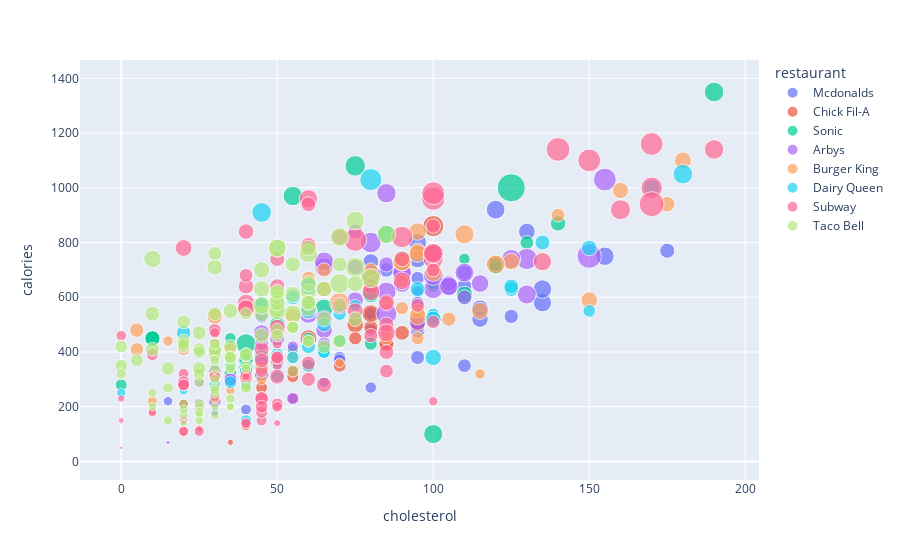

The code cell stored with this chart in its notebook:
### Markdown cell above
### Removing Outliers From Previous Scatter Diagram:

### Code cell
fig = px.scatter(df_food1[(df_food1['cholesterol'] < 200) & (df_food1['calories'] < 1400)], 'cholesterol', 'calories',  color='restaurant', size='sodium', hover_data='item')
fig.show()

### Figure 1 — Plotly figure (JSON) as saved in the notebook; plotly's stock layout.template omitted (floating-point values rounded to 4 significant figures)
{"data": [{"customdata": [["Artisan Grilled Chicken Sandwich"], ["Single Bacon Smokehouse Burger"], ["Grilled Bacon Smokehouse Chicken Sandwich"], ["Crispy Bacon Smokehouse Chicken Sandwich"], ["Big Mac"], ["Cheeseburger"], ["Classic Chicken Sandwich"], ["Double Cheeseburger"], ["Double Quarter Pounder® with Cheese"], ["Filet-O-Fish®"], ["Garlic White Cheddar Burger"], ["Grilled Garlic White Cheddar Chicken Sandwich"], ["Crispy Garlic White Cheddar Chicken Sandwich"], ["Hamburger"], ["Lobster Roll"], ["Maple Bacon Dijon 1/4 lb Burger"], ["Grilled Maple Bacon Dijon Chicken Sandwich"], ["Crispy Maple Bacon Dijon Chicken Sandwich"], ["McChicken"], ["McDouble"], ["McRib"], ["Pico Guacamole 1/4 lb Burger"], ["Grilled Pico Guacamole Chicken Sandwich"], ["Crispy Pico Guacamole Chicken Sandwich"], ["Premium Buttermilk Crispy Chicken Deluxe Sandwich"], ["Premium Crispy Chicken Deluxe Sandwich"], ["Quarter Pounder® with Cheese"], ["Signature Sriracha Burger"], ["Grilled Signature Sriracha Chicken Sandwich"], ["Crispy Signature Sriracha Chicken Sandwich"], ["Sweet BBQ Bacon 1/4 lb Burger"], ["Grilled Sweet BBQ Bacon Chicken Sandwich"], ["Crispy Sweet BBQ Bacon Chicken Sandwich"], ["3 piece Buttermilk Crispy Chicken Tenders"], ["4 piece Buttermilk Crispy Chicken Tenders"], ["4 Piece Chicken McNuggets"], ["4 piece Sweet N' Spicy Honey BBQ Glazed Tenders"], ["Premium Asian Salad w/o Chicken"], ["Premium Asian Salad w/ Grilled Chicken"], ["Premium Asian Salad w/ Crispy Chicken"], ["Premium Bacon Ranch Salad w/o Chicken"], ["Premium Bacon Ranch Salad w/ Grilled Chicken"], ["Premium Bacon Ranch Salad w/ Crispy Chicken"], ["Premium Southwest Salad w/o Chicken"], ["Premium Southwest Salad w/ Grilled Chicken"], ["Premium Southwest Salad w/ Crispy Chicken"]], "hovertemplate": "restaurant=Mcdonalds<br>cholesterol=%{x}<br>calories=%{y}<br>sodium=%{marker.size}<br>item=%{customdata[0]}<extra></extra>", "legendgroup": "Mcdonalds", "marker": {"color": "#636efa", "size": [1110, 1580, 1940, 1980, 950, 680, 1040, 1040, 1290, 640, 790, 1150, 1190, 480, 630, 1260, 1890, 1780, 600, 840, 870, 920, 1540, 1430, 1050, 1000, 1090, 1010, 1550, 1430, 1310, 1930, 1820, 910, 1290, 340, 1780, 20, 740, 1120, 660, 1230, 1120, 500, 1070, 960], "sizemode": "area", "sizeref": 11.3, "symbol": "circle"}, "mode": "markers", "name": "Mcdonalds", "orientation": "v", "showlegend": true, "type": "scatter", "x": [95, 130, 155, 120, 80, 40, 65, 85, 175, 40, 95, 125, 85, 30, 65, 110, 135, 95, 40, 70, 80, 95, 115, 80, 60, 45, 100, 95, 115, 80, 110, 135, 95, 70, 95, 30, 105, 0, 80, 95, 40, 45, 95, 15, 110, 75], "xaxis": "x", "y": [380, 840, 750, 920, 540, 300, 510, 430, 770, 380, 620, 530, 700, 250, 290, 640, 580, 740, 350, 380, 480, 580, 520, 680, 570, 530, 530, 670, 560, 730, 690, 630, 800, 370, 480, 180, 640, 140, 270, 490, 190, 320, 490, 220, 350, 520], "yaxis": "y"}, {"customdata": [["Chargrilled Chicken Club Sandwich"], ["Chargrilled Chicken Sandwich"], ["Chick-n-Slider"], ["1 Piece Chick-n-Strips"], ["2 Piece Chick-n-Strips"], ["3 Piece Chick-n-Strips"], ["4 piece Chick-n-Strips"], ["Chicken Deluxe"], ["4 piece Chicken Nuggets"], ["Chicken Salad Sandwich"], ["Chicken Sandwich"], ["4 Piece Grilled Chicken Nuggets"], ["Spicy Grilled Chicken Sub Sandwich"], ["Regular Grilled Chicken Sub Sandwich"], ["Smokehouse BBQ Bacon Sandwich"], ["Spicy Chicken Sandwich"], ["Spicy Deluxe"], ["Chargrilled Chicken Cool Wrap"], ["Chicken Enchiladas Meal Kit"], ["Chicken Parmesan Meal Kit"]], "hovertemplate": "restaurant=Chick Fil-A<br>cholesterol=%{x}<br>calories=%{y}<br>sodium=%{marker.size}<br>item=%{customdata[0]}<extra></extra>", "legendgroup": "Chick Fil-A", "marker": {"color": "#EF553B", "size": [1120, 820, 800, 320, 630, 940, 1250, 1590, 490, 1130, 1350, 220, 1310, 1000, 1200, 1620, 1760, 960, 2520, 1780], "sizemode": "area", "sizeref": 11.3, "symbol": "circle"}, "mode": "markers", "name": "Chick Fil-A", "orientation": "v", "showlegend": true, "type": "scatter", "x": [85, 55, 45, 25, 55, 70, 90, 75, 40, 80, 60, 35, 85, 75, 95, 60, 80, 60, 100, 120], "xaxis": "x", "y": [430, 310, 270, 120, 230, 350, 470, 500, 130, 490, 440, 70, 430, 450, 500, 450, 540, 350, 860, 720], "yaxis": "y"}, {"customdata": [["Hatch Green Chile Cheeseburger"], ["Jalapeno Burger"], ["Jr. Burger"], ["Jr. Chili Cheeseburger"], ["Jr. Deluxe Burger"], ["Jr. Deluxe Cheeseburger"], ["Jr. Double Cheeseburger"], ["Sonic Bacon Cheeseburger (w/mayo)"], ["Sonic Burger W/ Mustard"], ["Sonic Burger W/ Ketchup"], ["Sonic Burger W/ Mayonnaise"], ["Sonic Cheeseburger W/ Mustard"], ["Sonic Cheeseburger W/ Ketchup"], ["Sonic Cheeseburger W/ Mayonnaise"], ["Veggie Burger W/ Ketchup"], ["Veggie Burger With Mustard"], ["Veggie Burger W/ Mustard"], ["Grilled Asiago Caesar Chicken Club Sandwich"], ["Crispy Asiago Caesar Chicken Club Sandwich"], ["Grilled Chicken Sandwich"], ["Crispy Chicken Sandwich"], ["Chicken Strip Sandwich"], ["3 Piece Crispy Chicken Tender Dinner"], ["Deluxe Ultimate Chicken Sandwich"], ["Buffalo Dunked Ultimate Chicken Sandwich"], ["Garlic Parmesan Dunked Ultimate Chicken Sandwich"], ["Small Jumbo Popcorn Chicken"], ["Large Jumbo Popcorn Chicken"], ["Small Spicy Jumbo Popcorn Chicken"], ["Large Spicy Jumbo Popcorn Chicken"], ["3 Piece Super Crunch Chicken Strip Dinner"], ["4 Piece Super Crunch Chicken Strip Dinner"], ["3 Piece Super Crunch Chicken Strips"], ["4 Piece Super Crunch Chicken Strips"], ["Traditional Ultimate Chicken Sandwich"], ["Ultimate Chicken Club"], ["All Beef All-american Style Dog – 6\""], ["All Beef Chicago Dog – 6\""], ["All Beef Chili Cheese Coney – 6\""], ["All Beef New York Dog – 6\""], ["All Beef Regular Hot Dog – 6\""], ["Cheesy Bacon Pretzel Dog - 6 In."], ["Corn Dog"], ["Footlong Quarter Pound Coney"], ["The Original Pretzel Dog"]], "hovertemplate": "restaurant=Sonic<br>cholesterol=%{x}<br>calories=%{y}<br>sodium=%{marker.size}<br>item=%{customdata[0]}<extra></extra>", "legendgroup": "Sonic", "marker": {"color": "#00cc96", "size": [1120, 930, 640, 730, 470, 800, 1350, 1350, 790, 860, 760, 1120, 1190, 1090, 1410, 1350, 1300, 1570, 1120, 940, 1060, 740, 800, 1550, 4520, 2180, 1250, 1890, 860, 1500, 2160, 2390, 670, 900, 1540, 2070, 1180, 2310, 1140, 1250, 870, 1410, 530, 1940, 910], "sizemode": "area", "sizeref": 11.3, "symbol": "circle"}, "mode": "markers", "name": "Sonic", "orientation": "v", "showlegend": true, "type": "scatter", "x": [120, 100, 35, 55, 40, 60, 110, 140, 100, 100, 110, 120, 120, 130, 10, 10, 10, 110, 80, 80, 45, 35, 0, 90, 125, 190, 45, 65, 45, 80, 55, 75, 55, 70, 90, 100, 40, 40, 65, 40, 40, 50, 20, 85, 35], "xaxis": "x", "y": [710, 640, 340, 410, 380, 450, 600, 870, 640, 650, 740, 710, 720, 800, 450, 450, 450, 610, 680, 430, 570, 450, 280, 740, 1000, 1350, 380, 560, 350, 610, 970, 1080, 330, 440, 730, 100, 370, 430, 410, 340, 320, 500, 210, 830, 320], "yaxis": "y"}, {"customdata": [["Arby's Melt"], ["Arby-Q Sandwich"], ["Beef 'n Cheddar Classic"], ["Beef 'n Cheddar Mid"], ["Bourbon BBQ Brisket Sandwich"], ["Bourbon BBQ Chicken Sandwich"], ["Bourbon BBQ Steak Sandwich"], ["Buttermilk Buffalo Chicken Sandwich"], ["Buttermilk Chicken Bacon & Swiss"], ["Buttermilk Chicken Cordon Bleu Sandwich"], ["Buttermilk Crispy Chicken Sandwich"], ["Classic French Dip & Swiss/Au Jus"], ["Classic Roast Beef"], ["Double Roast Beef"], ["Fire-Roasted Philly Steak"], ["Grand Turkey Club"], ["Greek Gyro"], ["Half Pound Beef 'n Cheddar Sandwich"], ["Half Pound French Dip & Swiss"], ["Half Pound Roast Beef Sandwich"], ["Ham & Swiss Melt"], ["Loaded Italian Sandwich"], ["Pecan Chicken salad Flatbread"], ["Pecan Chicken Salad Sandwich"], ["2 piece Prime-Cut Chicken Tenders"], ["3 piece Prime-Cut Chicken Tenders"], ["Reuben Sandwich"], ["Roast Beef Gyro"], ["Roast Turkey & Swiss Sandwich"], ["Roast Turkey & Swiss Wrap"], ["Roast Turkey, Ranch & Bacon Sandwich"], ["Roast Turkey, Ranch & Bacon Wrap"], ["Smoke Mountain w/ Beef Short Rib"], ["Smokehouse Beef Short Rib Sandwich"], ["Smokehouse Brisket"], ["Super Roast Beef"], ["Three Cheese Steak Sandwich"], ["Triple Decker Sandwich"], ["Turkey Avocado Club"], ["Turkey Gyro"], ["Ultimate BLT"], ["Buffalo Chicken Slider"], ["Chicken Tender 'n Cheese Slider"], ["Corned Beef 'n Cheese Slider"], ["Ham 'n Cheese Slider"], ["Jalapeno Roast Beef 'n Cheese Slider"], ["Pizza Slider"], ["Roast Beef 'n Cheese Slider"], ["Turkey 'n Cheese Slider"], ["Chopped Side Salad"], ["Crispy Chicken Farmhouse Salad"], ["Greek Gyro Salad"], ["Roast Turkey Farmhouse Salad"], ["Super Greek Salad"]], "hovertemplate": "restaurant=Arbys<br>cholesterol=%{x}<br>calories=%{y}<br>sodium=%{marker.size}<br>item=%{customdata[0]}<extra></extra>", "legendgroup": "Arbys", "marker": {"color": "#ab63fa", "size": [920, 1230, 1280, 2100, 1460, 1990, 1990, 2110, 1750, 2000, 1480, 2500, 970, 1610, 1950, 1610, 1360, 2530, 3350, 2040, 1030, 2270, 980, 1210, 640, 950, 2420, 1290, 1930, 1640, 2420, 2130, 2050, 1510, 1240, 1060, 1760, 2940, 2140, 1520, 2130, 860, 720, 890, 780, 670, 930, 670, 760, 100, 1000, 700, 870, 1310], "sizemode": "area", "sizeref": 11.3, "symbol": "circle"}, "mode": "markers", "name": "Arbys", "orientation": "v", "showlegend": true, "type": "scatter", "x": [30, 30, 50, 100, 105, 90, 90, 60, 90, 110, 60, 85, 50, 95, 105, 65, 75, 130, 150, 130, 35, 100, 65, 75, 30, 45, 80, 60, 65, 65, 80, 85, 125, 75, 110, 45, 115, 155, 65, 45, 85, 20, 25, 30, 25, 30, 35, 30, 25, 15, 65, 55, 55, 85], "xaxis": "x", "y": [330, 400, 450, 630, 650, 690, 690, 540, 650, 690, 550, 540, 360, 510, 640, 480, 710, 740, 750, 610, 300, 680, 710, 840, 240, 360, 680, 550, 710, 520, 800, 620, 740, 590, 600, 430, 650, 1030, 730, 470, 980, 290, 290, 220, 210, 240, 300, 240, 200, 70, 430, 420, 230, 720], "yaxis": "y"}, {"customdata": [["Bacon Cheeseburger"], ["Bacon Cheeseburger Deluxe"], ["Bacon King Jr"], ["Cheeseburger"], ["Double Bacon Cheeseburger"], ["Double Cheeseburger"], ["Double Hamburger"], ["Extra Long Cheeseburger"], ["Hamburger"], ["Homestyle Cheeseburger"], ["Mushroom & Swiss King"], ["Rodeo Burger"], ["Sourdough King Single"], ["Steakhouse King"], ["Bacon & Cheese Whopper"], ["DOUBLE WHOPPER w/o Cheese"], ["DOUBLE WHOPPER w/ Cheese"], ["WHOPPER w/o Cheese"], ["WHOPPER w/ Cheese"], ["WHOPPER JR. w/o Cheese"], ["WHOPPER JR. w/ Cheese"], ["Bacon Cheddar Ranch Chicken Salad w/ grilled Chicken & Dressing"], ["Bacon Cheddar Ranch Chicken Salad w/ crispy Chicken & Dressing"], ["Chicken BLT Salad w/ Grilled Chicken"], ["Chicken BLT Salad w/ Crispy Chicken"], ["Chicken Caesar Salad w/ Grilled Chicken"], ["Chicken Caesar Salad w/ Crispy Chicken"], ["Chicken, Apple & Cranberry Salad w/ Grilled Chicken"], ["Chicken, Apple & Cranberry Salad w/ Crispy Chicken"], ["Garden Grilled Chicken Salad w/ Grilled Chicken, no dressing"], ["Garden Grilled Chicken Salad w/ Crispy Chicken, no dressing"], ["Side Caesar Salad with dressing"], ["Side Garden Salad and Avocado Ranch Dressing"], ["Bacon Cheddar Ranch Crispy Chicken Sandwich"], ["BBQ Bacon Crispy Chicken Sandwich"], ["Big Fish Sandwich"], ["BK VEGGIE Burger"], ["Chicken Burger"], ["Chicken Cordon Bleu Sandwich"], ["Chicken Fries"], ["4 Piece Chicken Nuggets"], ["Chicken Nuggets (10pc)"], ["Chicken Parmesan Sandwich"], ["Crispy Buffalo Chicken Melt"], ["Crispy Chicken Jr."], ["Crispy Chicken Sandwich"], ["Grilled Chicken Sandwich"], ["Grilled Chili Cheese Dog"], ["Grilled Hot Dog"], ["Jalapeno Chicken Fries"], ["Original Chicken Sandwich"], ["Pretzel Chicken Fries"], ["Rodeo Crispy Chicken Sandwich"], ["Sourdough Chicken Club"], ["4 Piece Spicy Chicken Nuggets"], ["Spicy Chicken Nuggets"], ["Spicy Crispy Chicken Jr."], ["Spicy Crispy Chicken Sandwich"], ["Spicy Crispy Jalapeno Chicken Sandwich"]], "hovertemplate": "restaurant=Burger King<br>cholesterol=%{x}<br>calories=%{y}<br>sodium=%{marker.size}<br>item=%{customdata[0]}<extra></extra>", "legendgroup": "Burger King", "marker": {"color": "#FFA15A", "size": [830, 720, 1930, 710, 1180, 960, 520, 1030, 490, 1140, 1380, 450, 1570, 1620, 1360, 1050, 1480, 980, 1410, 510, 730, 1540, 1960, 1640, 1750, 1640, 1760, 980, 1090, 650, 1070, 540, 520, 2100, 630, 1360, 1030, 1160, 1930, 780, 310, 890, 1340, 2310, 760, 1070, 850, 980, 960, 950, 1390, 1200, 870, 1760, 570, 1420, 850, 1140, 1720], "sizemode": "area", "sizeref": 11.3, "symbol": "circle"}, "mode": "markers", "name": "Burger King", "orientation": "v", "showlegend": true, "type": "scatter", "x": [55, 40, 90, 45, 105, 95, 70, 85, 35, 95, 175, 25, 125, 180, 95, 140, 160, 90, 100, 40, 55, 150, 120, 115, 100, 95, 80, 90, 80, 115, 85, 10, 30, 110, 15, 30, 5, 5, 90, 40, 25, 50, 70, 70, 30, 60, 85, 40, 30, 40, 65, 45, 20, 95, 20, 55, 35, 65, 95], "xaxis": "x", "y": [330, 290, 730, 300, 520, 450, 360, 580, 260, 550, 940, 310, 730, 1100, 770, 900, 990, 660, 760, 340, 380, 590, 720, 550, 690, 530, 670, 560, 700, 320, 450, 220, 230, 830, 440, 530, 410, 480, 730, 290, 190, 470, 570, 580, 430, 670, 470, 330, 310, 300, 630, 340, 410, 840, 210, 530, 410, 700, 760], "yaxis": "y"}, {"customdata": [["1/2 lb. FlameThrower® GrillBurger"], ["1/2 lb. GrillBurger with Cheese"], ["1/4 lb. Bacon Cheese GrillBurger"], ["1/4 lb. GrillBurger with Cheese"], ["1/4 lb. Mushroom Swiss GrillBurger"], ["Original Cheeseburger"], ["Original Double Cheeseburger"], ["4 Piece Chicken Strip Basket w/ Country Gravy"], ["Bacon Cheese Dog"], ["Cheese Dog"], ["Chili Cheese Dog"], ["Chili Dog"], ["Hot Dog"], ["Relish Dog"], ["Barbecue Pork Sandwich"], ["Breaded Mushrooms"], ["Regular Cheese Curds"], ["Large Cheese Curds"], ["Chili Cheese Mega Dog"], ["Corn Dog"], ["Crispy Fish Sandwich"], ["Deluxe Cheeseburger"], ["Deluxe Double Cheeseburger"], ["Deluxe Double Hamburger"], ["Deluxe Hamburger"], ["DQ Ultimate® Burger"], ["Pork Tenderloin Sandwich"], ["Steak Finger Basket"], ["3 chicken strips Chicken Strips"], ["Chicken Bacon Ranch Sandwich"], ["Chicken Mozzarella Sandwich"], ["Crispy Chicken BLT Salad"], ["Crispy Chicken Garden Greens Salad"], ["Crispy Chicken Sandwich"], ["Crispy Chicken Wrap"], ["Grilled Chicken BLT Salad"], ["Grilled Chicken Garden Greens Salad"], ["Grilled Chicken Sandwich"], ["Grilled Chicken Wrap"], ["Side Salad"], ["Turkey BLT Sandwich"]], "hovertemplate": "restaurant=Dairy Queen<br>cholesterol=%{x}<br>calories=%{y}<br>sodium=%{marker.size}<br>item=%{customdata[0]}<extra></extra>", "legendgroup": "Dairy Queen", "marker": {"color": "#19d3f3", "size": [1610, 1280, 1250, 1020, 820, 930, 1240, 2780, 1140, 1000, 900, 1050, 900, 1000, 830, 500, 900, 2210, 1570, 450, 1210, 930, 1240, 750, 680, 1390, 910, 2210, 960, 1190, 1530, 1470, 670, 1250, 820, 1540, 730, 1040, 800, 15, 1420], "sizemode": "area", "sizeref": 11.3, "symbol": "circle"}, "mode": "markers", "name": "Dairy Queen", "orientation": "v", "showlegend": true, "type": "scatter", "x": [170, 135, 95, 70, 75, 65, 125, 80, 60, 50, 55, 40, 35, 35, 50, 0, 150, 180, 100, 20, 20, 65, 125, 100, 50, 150, 45, 45, 60, 65, 60, 100, 40, 55, 35, 100, 40, 50, 30, 0, 60], "xaxis": "x", "y": [1000, 800, 630, 540, 570, 400, 630, 1030, 420, 390, 380, 330, 290, 350, 310, 250, 550, 1050, 760, 260, 470, 400, 640, 540, 350, 780, 580, 910, 350, 500, 640, 520, 280, 600, 350, 380, 150, 360, 280, 20, 550], "yaxis": "y"}, {"customdata": [["6\" B.L.T."], ["Footlong B.L.T."], ["6\" BBQ Rib Sandwich"], ["Footlong BBQ Rib Sandwich"], ["6\" Big Hot Pastrami"], ["Footlong Big Hot Pastrami"], ["6\" Big Philly Cheesesteak"], ["Footlong Big Philly Cheesesteak"], ["Kids Mini Sub Black Forest Ham"], ["6\" Black Forest Ham"], ["Footlong Black Forest Ham"], ["6\" Carved Turkey"], ["Footlong Carved Turkey"], ["6\" Carved Turkey & Bacon w/ Cheese"], ["Footlong Carved Turkey & Bacon w/ Cheese"], ["6\" Chicken & Bacon Ranch Melt"], ["Footlong Chicken & Bacon Ranch Melt"], ["6\" Chicken Pizziola Melt"], ["Footlong Chicken Pizziola Melt"], ["6\" Cold Cut Combo"], ["Footlong Cold Cut Combo"], ["6\" Corned Beef Reuben"], ["Footlong Corned Beef Reuben"], ["6\" Italian B.M.T."], ["Footlong Italian B.M.T."], ["6\" Italian Hero"], ["Footlong Italian Hero"], ["6\" Meatball Marinara"], ["Footlong Meatball Marinara"], ["6\" Oven Roasted Chicken"], ["Footlong Oven Roasted Chicken"], ["Kids Mini Sub Roast Beef"], ["6\" Roast Beef"], ["Footlong Roast Beef"], ["6\" Rotisserie Style Chicken"], ["Footlong Rotisserie Style Chicken"], ["6\" Spicy Italian"], ["Footlong Spicy Italian"], ["6\" Steak and Cheese"], ["Footlong Steak and Cheese"], ["6\" Subway Club"], ["Footlong Subway Club"], ["6\" Subway Melt (includes cheese)"], ["Footlong Subway Melt (includes cheese)"], ["6\" Subway Seafood Sensation"], ["Footlong Subway Seafood Sensation"], ["6\" Sweet Onion Chicken Teriyaki"], ["Footlong Sweet Onion Chicken Teriyaki"], ["6\" Tuna"], ["Footlong Tuna"], ["6\" Turkey & Bacon Avocado"], ["Footlong Turkey & Bacon Avocado"], ["Kids Mini Sub Turkey Breast"], ["6\" Turkey Breast"], ["Footlong Turkey Breast"], ["6\" Turkey Breast & Ham"], ["Footlong Turkey Breast & Ham"], ["6\" Turkey Italiano Melt (with Provolone)"], ["Footlong Turkey Italiano Melt (with Provolone)"], ["Kids Mini Sub Veggie Delite"], ["6\" Veggie Delite"], ["Footlong Veggie Delite"], ["6\" Veggie Patty"], ["Footlong Veggie Patty"], ["Autumn Carved Turkey Salad"], ["B.L.T. Salad"], ["Big Hot Pastrami Melt Salad"], ["Big Philly Cheesesteak Salad"], ["Black Forest Ham Salad"], ["Buffalo Chicken Salad (with Ranch dressing)"], ["Carved Turkey & Bacon w/ Cheese Salad"], ["Carved Turkey Salad"], ["Chicken & Bacon Ranch Melt Salad (includes Ranch dressing)"], ["Cold Cut Combo Salad"], ["Double Chicken Salad"], ["Italian B.M.T.® Salad"], ["Italian Hero Salad"], ["Meatball Marinara Salad"], ["Oven Roasted Chicken Salad"], ["Roast Beef Salad"], ["Spicy Italian Salad"], ["Steak & Cheese Salad"], ["Subway Club Salad"], ["Subway Melt® Salad"], ["Sweet Onion Chicken Teriyaki Salad"], ["Tuna Salad"], ["Turkey Breast & Ham Salad"], ["Turkey Breast Salad"], ["Veggie Delite Salad"], ["Chipotle Southwest Steak & Cheese Wrap"], ["Rotisserie-Style Chicken Caesar Wrap"], ["Turkey, Bacon & Guacamole Wrap"], ["Cheese & Veggies Pizza"], ["Cheese Pizza"], ["Pepperoni Pizza"], ["Sausage Pizza"]], "hovertemplate": "restaurant=Subway<br>cholesterol=%{x}<br>calories=%{y}<br>sodium=%{marker.size}<br>item=%{customdata[0]}<extra></extra>", "legendgroup": "Subway", "marker": {"color": "#FF6692", "size": [680, 1360, 590, 1180, 1470, 2940, 1310, 2620, 450, 830, 1660, 890, 1780, 1600, 3200, 1080, 2160, 1140, 2280, 1140, 2280, 1770, 3540, 1300, 2600, 1470, 2940, 950, 1900, 640, 1280, 390, 700, 1400, 540, 1080, 1520, 3040, 1060, 2120, 880, 1760, 1210, 1420, 690, 1380, 900, 1800, 620, 1240, 860, 1720, 380, 810, 1620, 820, 1640, 1480, 2960, 190, 310, 620, 800, 1600, 1120, 420, 1250, 1080, 590, 1100, 1320, 680, 1040, 820, 490, 1060, 1060, 720, 280, 450, 1280, 830, 640, 910, 660, 370, 580, 570, 65, 2250, 1900, 2970, 1270, 1070, 1350, 1420], "sizemode": "area", "sizeref": 11.3, "symbol": "circle"}, "mode": "markers", "name": "Subway", "orientation": "v", "showlegend": true, "type": "scatter", "x": [20, 40, 50, 100, 85, 170, 85, 170, 10, 20, 40, 45, 90, 70, 140, 95, 190, 80, 160, 50, 100, 85, 170, 45, 90, 75, 150, 30, 60, 25, 50, 25, 40, 80, 50, 100, 50, 100, 50, 100, 40, 80, 45, 90, 20, 40, 50, 100, 30, 60, 30, 60, 10, 20, 40, 20, 40, 50, 100, 0, 0, 0, 10, 20, 60, 20, 85, 85, 20, 60, 65, 45, 100, 45, 100, 45, 45, 30, 50, 40, 50, 50, 40, 45, 50, 40, 25, 20, 0, 100, 135, 75, 50, 40, 60, 70], "xaxis": "x", "y": [320, 640, 430, 860, 580, 1160, 500, 1000, 180, 290, 580, 330, 660, 570, 1140, 570, 1140, 460, 920, 370, 740, 470, 940, 410, 820, 550, 1100, 480, 960, 320, 640, 200, 320, 640, 350, 700, 480, 960, 380, 760, 310, 620, 370, 740, 420, 840, 380, 760, 470, 940, 390, 780, 180, 280, 560, 280, 560, 490, 980, 150, 230, 460, 390, 780, 300, 150, 400, 330, 110, 360, 280, 150, 510, 180, 220, 230, 230, 310, 140, 140, 310, 210, 140, 200, 200, 310, 110, 110, 50, 760, 730, 810, 740, 680, 790, 820], "yaxis": "y"}, {"customdata": [["1/2 lb.* Cheesy Potato Burrito"], ["1/2 lb.* Combo Burrito"], ["7-Layer Burrito"], ["Bean Burrito"], ["Beefy 5-Layer Burrito"], ["Beefy Fritos® Burrito"], ["Black Bean Burrito"], ["Burrito Supreme® – Beef"], ["Burrito Supreme® - Chicken"], ["Burrito Supreme® - Steak"], ["Cantina Power Burrito - Chicken"], ["Cantina Power Burrito - Steak"], ["Cantina Power Burrito - Veggie"], ["Cheesy Bean and Rice Burrito"], ["Chili Cheese Burrito"], ["Chicken Crunchy Cheesy Core Burrito"], ["Steak Crunchy Cheesy Core Burrito"], ["Beef Crunchy Cheesy Core Burrito"], ["Loaded Taco Burrito"], ["Chicken Quesarito"], ["Steak Quesarito"], ["Beef Quesarito"], ["Shredded Chicken Burrito"], ["Smothered Burrito - Beef"], ["Smothered Burrito - Shredded Chicken"], ["Smothered Burrito - Steak"], ["Chicken Spicy Cheesy Core Burrito"], ["Steak Spicy Cheesy Core Burrito"], ["Beef Spicy Cheesy Core Burrito"], ["Triple Melt Burrito"], ["XXL Grilled Stuft Burrito - Beef"], ["XXL Grilled Stuft Burrito - Chicken"], ["XXL Grilled Stuft Burrito - Steak"], ["Chicken Soft Taco"], ["Cool Ranch® Doritos® Double Decker® Taco"], ["Cool Ranch® Doritos® Locos Taco"], ["Cool Ranch® Doritos® Locos Taco Supreme"], ["Crunchy Taco"], ["Crunchy Taco Supreme®"], ["Double Decker® Taco"], ["DOUBLE DECKER® Taco Supreme®"], ["Spicy Sweet Double Stacked Taco"], ["Cool Ranch Habanero Double Stacked Taco"], ["Nacho Crunch Double Stacked Taco"], ["Fiery Doritos® Double Decker® Taco"], ["Fiery Doritos® Locos Taco"], ["Fiery Doritos® Locos Taco Supreme"], ["Grilled Steak Soft Taco"], ["Nacho Cheese Doritos® Double Decker® Taco"], ["Nacho Cheese Doritos® Locos Tacos"], ["Nacho Cheese Doritos® Locos Tacos Supreme"], ["Soft Taco Supreme® – Beef"], ["Soft Taco-Beef"], ["Spicy Potato Soft Taco"], ["Chalupa Supreme® - Chicken"], ["Chalupa Supreme® - Steak"], ["Chalupa Supreme®–Beef"], ["Double Chalupa"], ["Wild Naked Chicken Chalupa"], ["Mild Naked Chicken Chalupa"], ["Spicy Double Chalupa"], ["Fresco Bean Burrito"], ["Fresco Burrito Supreme® – Chicken"], ["Fresco Burrito Supreme® – Steak"], ["Fresco Chicken Soft Taco"], ["Fresco Crunchy Taco"], ["Fresco Grilled Steak Soft Taco"], ["Fresco Soft Taco"], ["Cheesy Gordita Crunch"], ["Doritos® Cheesy Gordita Crunch - Cool Ranch"], ["Doritos® Cheesy Gordita Crunch - Fiery"], ["Doritos® Cheesy Gordita Crunch - Nacho Cheese"], ["Double Cheesy Gordita Crunch"], ["Gordita Supreme® – Beef"], ["Gordita Supreme® - Chicken"], ["Gordita Supreme® - Steak"], ["Nacho Fries Bellgrande"], ["Nachos BellGrande®"], ["Nachos Supreme"], ["Triple Layer Nachos"], ["Triple Melt Nachos"], ["Beefy Cheddar Crunchwrap Slider"], ["Beefy Mini Quesadilla"], ["Beefy Nacho Griller"], ["BLT Crunchwrap Slider"], ["Cantina Power Bowl - Chicken"], ["Cantina Power Bowl - Steak"], ["Cantina Power Bowl - Veggie"], ["Cheese Quesadilla"], ["Cheese Roll-Up"], ["Chicken Quesadilla"], ["Chickstar"], ["Chili Cheese Burrito"], ["Chipotle Crispy Chicken Griller"], ["Crispy Chicken Quesadilla"], ["Crunchwrap Supreme®"], ["Double Tostada"], ["Express Taco Salad w/ Chips"], ["Loaded Potato Griller"], ["Mexican Pizza"], ["MexiMelt®"], ["Steak Quesalupa"], ["Chicken Quesalupa"], ["Beef Quesalupa"], ["Shredded Chicken Mini Quesadilla"], ["Spicy Chicken Crunchwrap Slider"], ["Spicy Tostada"], ["Stacker"], ["Steak Quesadilla"], ["Original Triple Double Crunchwrap"], ["Spicy Triple Double Crunchwrap"], ["Express Taco Salad w/ Chips"], ["Fiesta Taco Salad-Beef"], ["Fiesta Taco Salad-Chicken"], ["Fiesta Taco Salad-Steak"]], "hovertemplate": "restaurant=Taco Bell<br>cholesterol=%{x}<br>calories=%{y}<br>sodium=%{marker.size}<br>item=%{customdata[0]}<extra></extra>", "legendgroup": "Taco Bell", "marker": {"color": "#B6E880", "size": [1360, 1320, 1090, 960, 1270, 1030, 1100, 1090, 1050, 1090, 1960, 1900, 1750, 930, 930, 1510, 1520, 1530, 1130, 1440, 1410, 1450, 960, 2260, 2230, 2080, 1740, 1750, 1760, 1030, 2020, 1940, 2020, 460, 770, 350, 370, 290, 320, 640, 670, 640, 630, 650, 770, 370, 390, 550, 760, 340, 370, 530, 510, 510, 530, 570, 570, 1010, 1070, 1090, 1240, 950, 1020, 1060, 460, 290, 500, 500, 810, 890, 890, 880, 1110, 550, 510, 550, 1420, 1100, 690, 600, 550, 960, 560, 870, 900, 1520, 1460, 1310, 1000, 450, 1210, 1290, 930, 640, 1480, 1110, 650, 1270, 1120, 860, 740, 840, 840, 890, 540, 900, 440, 1050, 1250, 1550, 1850, 1270, 1340, 1260, 1340], "sizemode": "area", "sizeref": 11.3, "symbol": "circle"}, "mode": "markers", "name": "Taco Bell", "orientation": "v", "showlegend": true, "type": "scatter", "x": [45, 45, 20, 5, 35, 20, 10, 35, 40, 30, 60, 50, 10, 0, 35, 55, 50, 45, 50, 60, 65, 60, 30, 75, 70, 80, 55, 50, 45, 30, 75, 85, 70, 30, 25, 25, 35, 25, 35, 25, 35, 35, 40, 35, 25, 25, 30, 30, 25, 25, 35, 35, 25, 10, 40, 30, 30, 50, 65, 70, 50, 0, 25, 15, 25, 20, 15, 20, 55, 55, 55, 55, 70, 30, 40, 30, 30, 30, 30, 0, 30, 25, 25, 20, 20, 60, 50, 10, 50, 20, 75, 50, 35, 25, 75, 30, 15, 60, 25, 40, 40, 60, 60, 50, 25, 25, 10, 40, 65, 45, 50, 60, 60, 70, 55], "xaxis": "x", "y": [540, 460, 510, 370, 550, 440, 410, 420, 390, 390, 760, 780, 740, 420, 380, 610, 610, 630, 550, 620, 630, 650, 400, 710, 650, 670, 540, 550, 570, 410, 880, 830, 820, 170, 320, 160, 200, 170, 200, 320, 350, 340, 350, 380, 320, 170, 200, 250, 320, 170, 200, 230, 200, 250, 340, 340, 370, 600, 420, 440, 600, 350, 340, 340, 150, 140, 150, 170, 490, 490, 490, 490, 570, 300, 270, 270, 710, 760, 430, 320, 260, 410, 210, 420, 430, 560, 580, 540, 480, 190, 520, 620, 380, 290, 650, 540, 270, 580, 470, 540, 270, 440, 440, 460, 180, 400, 200, 390, 520, 700, 780, 580, 780, 720, 720], "yaxis": "y"}], "layout": {"legend": {"itemsizing": "constant", "title": {"text": "restaurant"}, "tracegroupgap": 0}, "margin": {"t": 60}, "xaxis": {"anchor": "y", "domain": [0, 1], "title": {"text": "cholesterol"}}, "yaxis": {"anchor": "x", "domain": [0, 1], "title": {"text": "calories"}}}}
